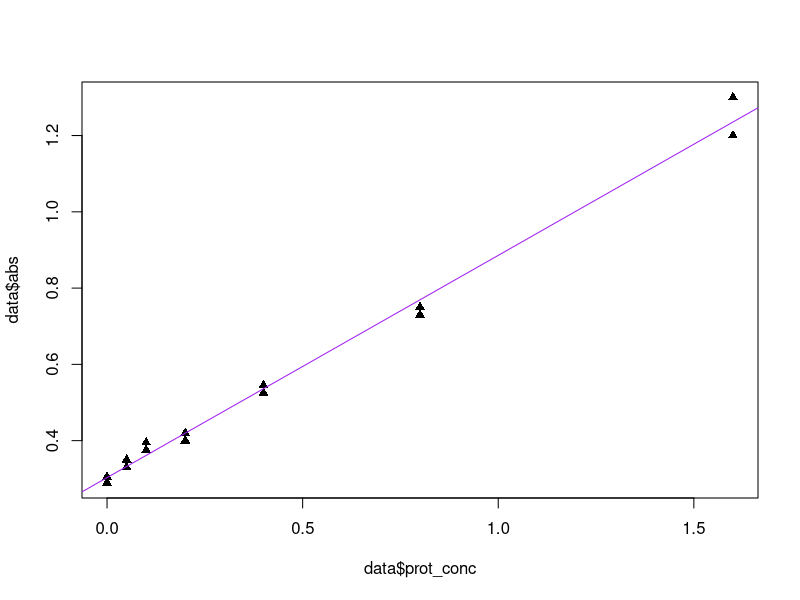
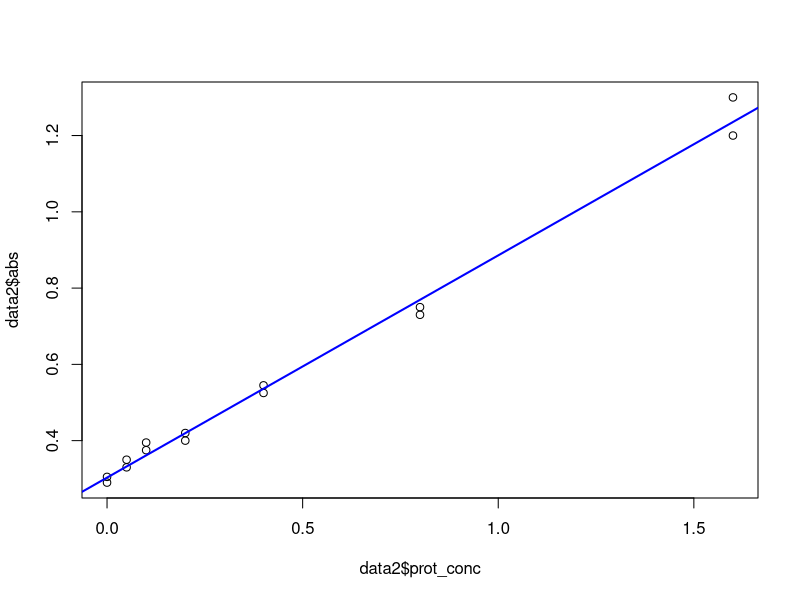

Recreate these plots in R, in order. (Note: this script raises an error after producing the figures.)
#exercise 2
#Using the following data, please draw a graph, fit a line and calculate 
#the slope and intercept of the line.

prot_conc <- c(0.0, 0.05, 0.1, 0.2, 0.4, 0.8, 1.6, 0.0, 0.05, 0.1, 0.2, 0.4, 0.8, 1.6)

abs <- c(0.29, 0.35, 0.375, 0.4, 0.525, 0.75, 1.2, 0.305, 0.33, 0.395, 0.42, 0.545, 0.73, 1.3)



data <- as.data.frame(prot_conc)
colnames(data) <- ("prot_conc")
data$abs <- (abs)
plot(data$prot_conc, #x axis
     data$abs,       # y axis
     pch = 17)      # point shape or color

line <- lm(data$abs ~ data$prot_conc) # when calculating lineal model y comes first, then comes x

abline(line,
       col = "purple",
       lwd = 1)

summary(line) 
summary(line)$coefficients  # shows both coefficients
#exercise template. follow code and compare results
  # 1. Create the data frame

prot_conc2 <- c(0.0, 0.05, 0.1, 0.2, 0.4, 0.8, 1.6, 0.0,         
                0.05, 0.1, 0.2, 0.4, 0.8, 1.6)

abs2 <- c(0.29, 0.35, 0.375, 0.4, 0.525, 0.75, 1.2, 0.305, 
          0.33, 0.395, 0.42, 0.545, 0.73, 1.3)

data2 <- as.data.frame(prot_conc2)

data2$abs <- abs2

  #2. Plot the graph with a line

plot(data2$prot_conc, data2$abs)

line2 <- lm(data2$abs ~ data2$prot_conc) 

abline(line2, col = "blue", lwd = 2)

  # 3. Show the summary statistics

summary(line2)

  # 4. Show just the coefficients of the line

summary(line2)$coefficients  # shows both coefficients


line3 <- lm(data$abs, data$prot_conc)
